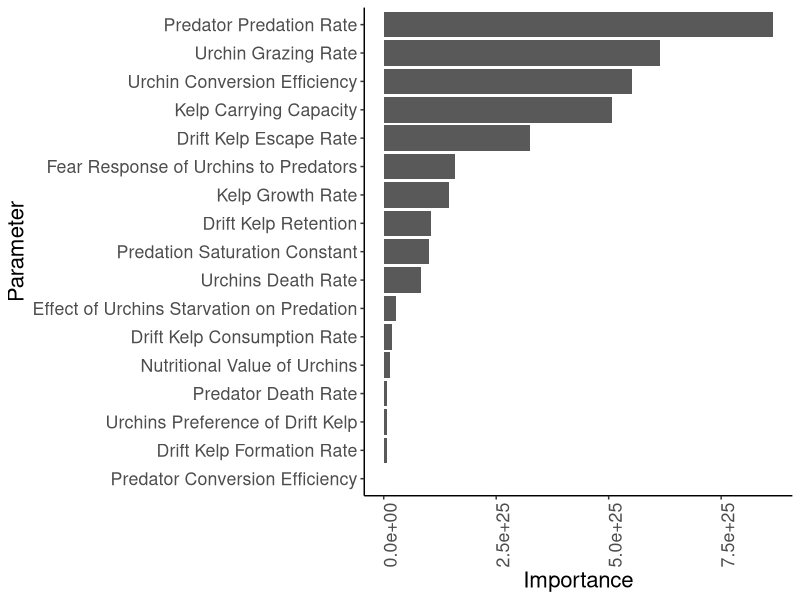

The R source for this figure:
library(dplyr)
library(ggplot2)
library(randomForest)
library(readr)
set.seed(11002093)

quasi_data <- read.delim("quasi_data.csv",header = FALSE)
colnames(quasi_data) <- c('r','K','kD','aA','kS','dA','eD','eU','aD','aU','gU','kA','dU','B','eS','dS','dD','qp')
quasi_data$qp <- exp(quasi_data$qp)

PRF <- randomForest(qp~.,data = quasi_data)
PRF_GSA <-
  data.frame(Parameter = rownames(PRF$importance),
             Importance = PRF$importance[, 1])
PRF_GSA$Parameter <-
  factor(PRF_GSA$Parameter, levels = PRF_GSA$Parameter[order(PRF_GSA$Importance,decreasing = FALSE)])
PRF_GSA %>% ggplot(aes(Importance,Parameter)) + geom_col() + theme_bw() +
  theme(
    panel.border = element_blank(),
    panel.grid.major = element_blank(),
    panel.grid.minor = element_blank(),
    axis.line = element_line(colour = "black"),
    text = element_text(size=16),
    axis.text.x = element_text(angle = 90)
  ) + scale_y_discrete(labels = rev(c("Predator Predation Rate","Urchin Grazing Rate", "Urchin Conversion Efficiency",
                                  "Kelp Carrying Capacity","Drift Kelp Escape Rate","Fear Response of Urchins to Predators",
                                  "Kelp Growth Rate","Drift Kelp Retention","Predation Saturation Constant","Urchins Death Rate",
                                  "Effect of Urchins Starvation on Predation","Drift Kelp Consumption Rate",
                                  "Nutritional Value of Urchins","Predator Death Rate","Urchins Preference of Drift Kelp",
                                  "Drift Kelp Formation Rate","Predator Conversion Efficiency")))
